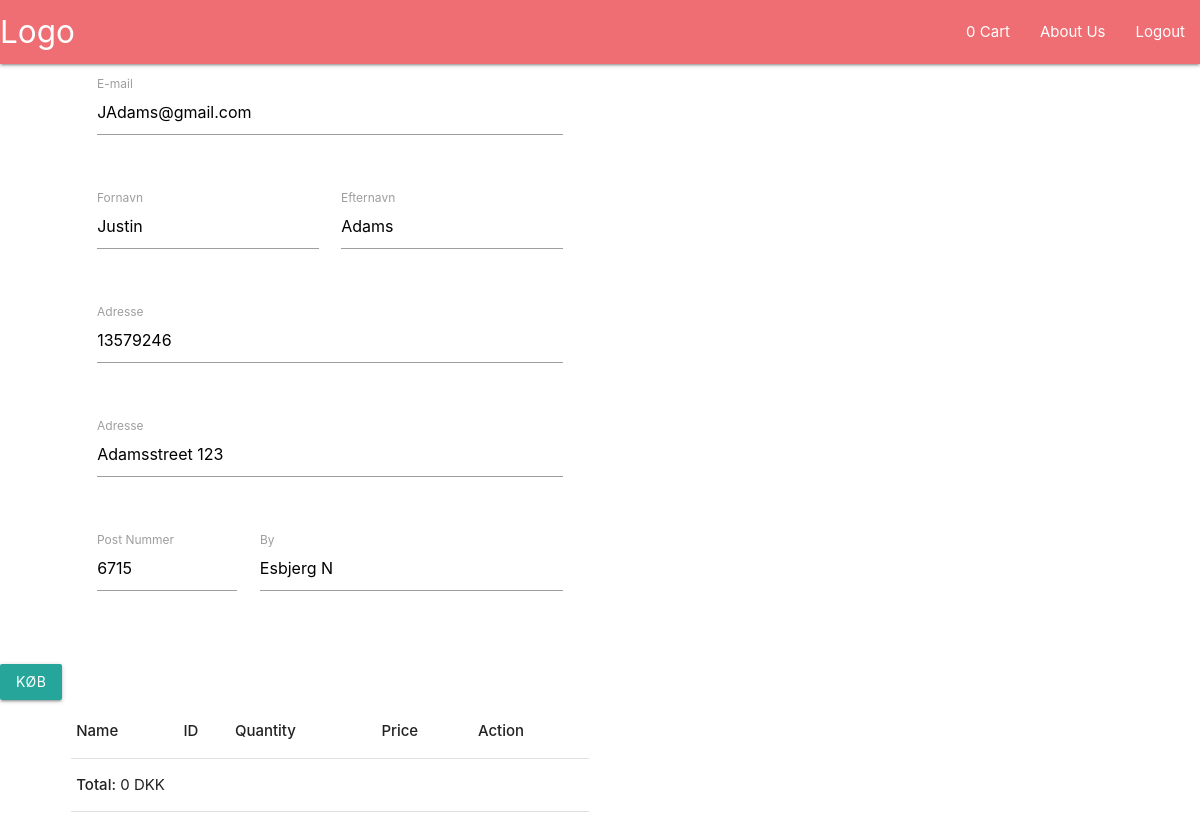
Screenshot of /checkout.php (signed in) with the database file from the repository.
### tables this page shows
CREATE TABLE Customer (
    customerID int NOT NULL AUTO_INCREMENT PRIMARY KEY,
    fname varchar(100) NOT NULL,
    lname varchar(100)  NOT NULL,
    pass varchar(255) NOT NULL,
    phonenumber varchar(100) NOT NULL,
    email varchar(100) NOT NULL,
    `address` varchar(100) NOT NULL, 
    postalID int NOT NULL,
    FOREIGN KEY (postalID) REFERENCES PostalCode (zipcodeID)
);

CREATE TABLE PostalCode (
    zipcodeID int NOT NULL PRIMARY KEY,
    City varchar(255) NOT NULL  
);

### checkout.php (the view, shortened to what this page needs)
<?php
  $total_price=0;
if (isset($_SESSION['user_id'])) {
    $customerID = htmlspecialchars($_SESSION['user_id']);
    $dbCon = dbCon();
    $query = $dbCon->prepare("SELECT * FROM Customer, PostalCode WHERE CustomerID=$customerID AND PostalCode.zipcodeID=Customer.postalID");
    $query->execute();
    $getCustomer = $query->fetchAll();
    require_once "header.php";
    ?>
<div class="row" class="checkout">
    <form class="col s6" method="post" action="shop/checkfunc.php">
    <div class="row">
        <div class="input-field col s12">
          <input type="text" value="<?php echo $getCustomer[0]['email']; ?>" class="validate">
          <label for="email">E-mail</label>
        </div>
      </div>
      <div class="row">
        <div class="input-field col s6">
          <input id="first_name" value="<?php echo $getCustomer[0]['fname']; ?>" type="text" class="validate">
          <label for="first_name">Fornavn</label>
        </div>
        <div class="input-field col s6">
          <input id="last_name" value="<?php echo $getCustomer[0]['lname']; ?>" type="text" class="validate">
          <label for="last_name">Efternavn</label>
        </div>
      </div>
      <div class="row">
        <div class="input-field col s12">
          <input type="text" value="<?php echo $getCustomer[0]['phonenumber']; ?>" class="validate">
          <label for="adresse">Adresse</label>
        </div>
      </div>
      <div class="row">
        <div class="input-field col s12">
          <input type="text" value="<?php echo $getCustomer[0]['address']; ?>" class="validate">
          <label for="adresse">Adresse</label>
        </div>
      </div>
      <div class="row">
        <div class="input-field col s4">
          <input id="postnr" type="text" value="<?php echo $getCustomer[0]['postalID']; ?>"  class="validate">
          <label for="postnr">Post Nummer</label>
        </div>
        <div class="input-field col s8">
          <input id="by" type="text" value="<?php echo $getCustomer[0]['City']; ?>" class="validate">
          <label for="by">By</label>
        </div>
      </div>
      </div>
      <button class="btn waves-effect waves-light" type="submit" name="submit">Køb</button>
  <div class="row" class="checkout">
    <form class="col s6">
    <table cellpadding="10" cellspacing="1">
        <tbody>
        <tr>
        <th><strong>Name</strong></th>
        <th><strong>ID</strong></th>
        <th><strong>Quantity</strong></th>
        <th><strong>Price</strong></th>
        <th><strong>Action</strong></th>
        </tr>
        <tr>
        <td colspan="5" ><strong>Total:</strong> <?php echo $total_price." DKK"; ?> </td>
        </tr>
        </tbody>
        </table>
    </form>
    </div>
    </html>
    <?php }
  else {
    $redirect = new Redirector('Customer/customerLoginView.php');
   } ?>

### css/style.css (style rules this page uses)
.row { padding: 5px 5% !important; }

### rows the page displays
customer: email "JAdams@gmail.com", fname "Justin", lname "Adams", phonenumber "13579246", address "Adamsstreet 123", postalID "6715", postalID.City "Esbjerg N"

### other values shown
$iq "0"
$total_price "0"
